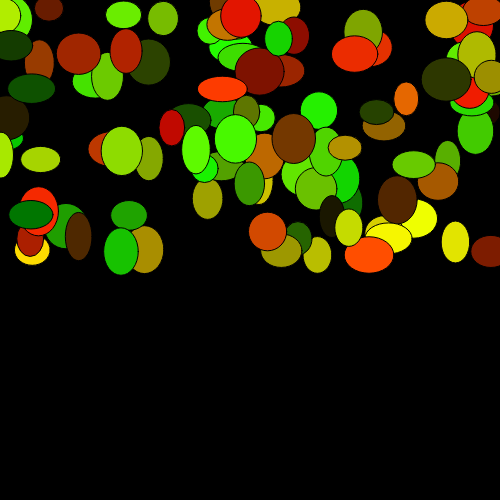
Frame 1 (no input)
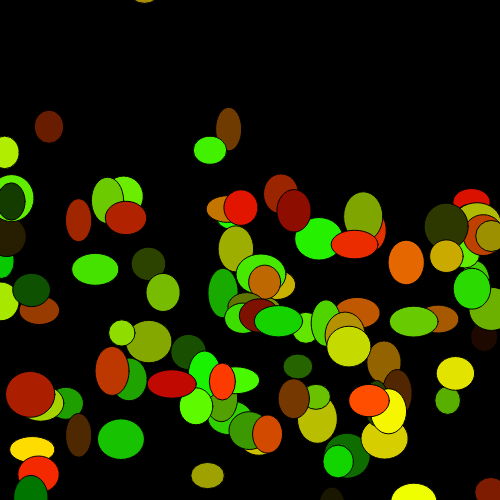
Frame 60 (no input)
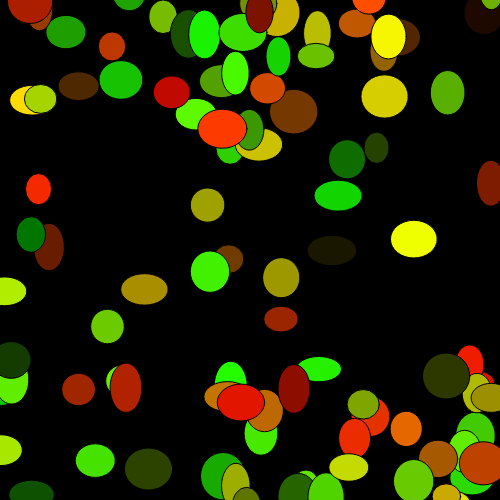
Frame 120 (the mouse pressed at the canvas centre since frame 60)

The p5.js sketch that drew these frames (run headless with seeded random() and noise() and a simulated clock; from frame 60 on, the mouse is pressed at the canvas centre):

// p5.js sketch
// ── sketch.js
let ballArray = [];
 
function setup() {
   createCanvas(500, 500);
 
   for (let i = 0; i < 100; i++) {
       let temp = new Ball(random(0, 500), random(0,255), random(0,255), random(0,255), 0, random(2, 5));
       ballArray.push(temp);
   }
}
 
function draw() {
   background(0);
 
   for (let i = 0; i < ballArray.length; i++) {
       fill(ballArray[i].redValue, ballArray[i].greenValue, ballArray[i].blueValue);
       ellipse(ballArray[i].xPos, ballArray[i].yPos, random(25,50), random(25,50));
 
       ballArray[i].yPos += ballArray[i].speedValue;
 
       if (ballArray[i].yPos > 525) {
        ballArray[i].yPos = -25;
    }
}
}

class Ball {
constructor(x, y, r, g, b, speed) {
    this.xPos = x;
    this.yPos = y;
    this.redValue = r;
    this.greenValue = g;
    this.blueValue = b;
    this.speedValue = speed;
}
}
